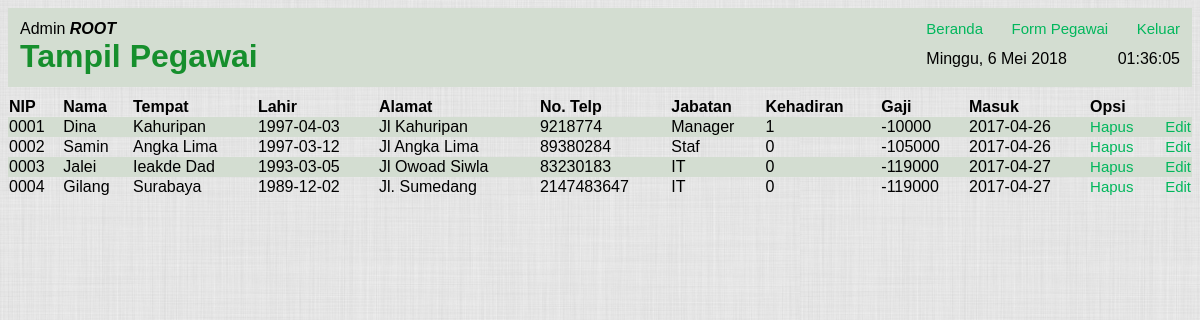
Screenshot of /tampilPegawai.php (signed in) with the database file from the repository.
### tables this page shows
CREATE TABLE `pegawai` (
  `nip` varchar(4) NOT NULL,
  `nama` varchar(30) NOT NULL,
  `tempat` varchar(10) NOT NULL,
  `tanggal` date NOT NULL,
  `telp` int(11) NOT NULL,
  `alamat` varchar(65) NOT NULL,
  `tmasuk` date NOT NULL,
  `jabatan` varchar(7) NOT NULL,
  `potongan` int(8) NOT NULL
);

### tampilPegawai.php (the view, shortened to what this page needs)
<?php
if (!isset($_SESSION['nip'])){
    $_SESSION['url'] = "tampilPegawai.php";
    include_once 'loginForm.php';
} else {
    ?>
    <!DOCTYPE html>
    <html>
        <head>
            <link rel="stylesheet" type="text/css" href="./css/tampilPegawai.css"
        </head>
        <body>
            <header>
                <div id="kiri">
                    <div id="namaAdmin">
                        Admin <i><?php if (isset($_SESSION['nama'])){echo $_SESSION['nama'];} else {echo "ROOT";} ?></i>
                    </div>
                    <h1 id="judul">Tampil Pegawai</h1>
                </div>
                <div id="kanan">
                    <div id="nav">
                        <a href="index.php">Beranda</a>
                        <a href="formPegawai.php">Form Pegawai</a>
                        <a href="logout.php">Keluar</a>
                    </div>
                    <div id="waktu">
                        <div id="tanggal"></div>
                        <div id="jam"></div>
                    </div>
                </div>
            </header>
            <table id="tabel">
            <tr>
                <th id="h0" onclick="sortTable(0)">NIP</th>
                <th id="h1" onclick="sortTable(1)">Nama</th>
                <th id="h2" onclick="sortTable(2)">Tempat</th>
                <th id="h3" onclick="sortTable(3)">Lahir</th>
                <th id="h4" onclick="sortTable(4)">Alamat</th>
                <th id="h5" onclick="sortTable(5)">No. Telp</th>
                <th id="h6" onclick="sortTable(6)">Jabatan</th>
                <th id="h7" onclick="sortTable(7)">Kehadiran</th>
                <th id="h8" onclick="sortTable(8)">Gaji</th>
                <th id="h9" onclick="sortTable(9)">Masuk</th>
                <th>Opsi</th>
            </tr>
            <?php
            function getKehadiran($nip){
                $link = mysqli_connect("localhost", "root", "", "e-salary");
                $result = mysqli_query($link, "select * from absensi where nip=$nip");
                $count = 0;
                while($data = mysqli_fetch_array($result)){
                    if(substr($data['tanggal'], 0, 7) === date("Y-m")){
                        $count++;
                    }
                }
                return $count;
            }
            function getGaji($kehadiran, $jabatan, $nip){
                $link = mysqli_connect("localhost", "root", "", "e-salary");
                $result = mysqli_query($link, "select * from pegawai where nip=$nip");
                $data = mysqli_fetch_array($result);
                if(date("Y-m") == substr($data['tmasuk'], 0, 7)){
                    $tmasuk = (int)substr($data['tmasuk'], 8, 2);
                } else {
                    $tmasuk = 0;
                }
                $tHadir = ((int)date("d")-$tmasuk)-($kehadiran-1);
                switch ($jabatan){
                    case 'IT' :
                        $gajiPokok = 100000;
                        $potongan = 17000;
                        break;
                    case 'Manager':
                        $gajiPokok = 110000;
                        $potongan = 20000;
                        break;
                    case 'Staf':
                        $gajiPokok = 90000;
                        $potongan = 15000;
                        break;
                }
                return ($gajiPokok*$kehadiran)-($tHadir*$potongan);
            }
            $link = mysqli_connect("localhost", "root", "", "e-salary");
            $result = mysqli_query($link, "select * from pegawai order by 1");
            while($data = mysqli_fetch_array($result)){
            if ($data['nip'] !== '0000'){
                $kehadiran = getKehadiran($data['nip']);?>
                <tr>
                    <td id="k0"><?php echo $data['nip']?></td>
                    <td id="k1"><?php echo $data['nama']?></td>
                    <td id="k2"><?php echo $data['tempat']?></td>
                    <td id="k3"><?php echo $data['tanggal']?></td>
                    <td id="k4"><?php echo $data['alamat']?></td>
                    <td id="k5"><?php echo $data['telp']?></td>
                    <td id="k6"><?php echo $data['jabatan']?></td>
                    <td id="k7"><?php echo $kehadiran?></td>
                    <td id="k8"><?php echo getGaji($kehadiran, $data['jabatan'], $data['nip'])?></td>
                    <td id="k9"><?php echo $data['tmasuk']?></td>
                    <td>
                        <a id="a_hapus" href="hapus.php?nip=<?php echo $data['nip'] ?>" onclick="return confirm('Apakah anda yakin ingin menghapus <?php echo $data['nama'];?> ?')">Hapus</a>
                        <a id="a_edit" href="formPegawai.php?nip=<?php echo $data['nip'] ?>">Edit</a>
                    </td>
                </tr>
            <?php
            }
            }
            ?>
            </table>
        </body>
    </html>
<?php
}

### css/tampilPegawai.css (style rules this page uses)
body { background: url(../images/BG.jpg); font-family: Arial, Helvetica, sans-serif; }
a { color:#00b75c; font-size:15px; text-decoration:none; transition: color 0.5s linear; -moz-transition: color 0.5s linear; -webkit-transition: color 0.5s linear; -o-transition: color 0.5s linear; }
table { margin-top: 10px; border-collapse: collapse; width: 100%; }
td { width: auto; }
th { text-align: left; }
tr:nth-child(2n) { background-color: #d3ddd1; }
#jam { margin-left: auto; }
#judul { color: rgb(22, 143, 45); margin: 12px; margin-top: 0px; }
header { display: flex; background-color: rgb(211, 221, 209); }
#kanan { margin-left: auto; padding-top: 12px; }
#nav a { margin: 12px; }
#a_edit { float: right; }
#namaAdmin { margin-left: 12px; margin-top: 12px; }
#namaAdmin i { font-weight: bold; }
#waktu { display: flex; padding: 12px; }

### rows the page displays
pegawai: nip "0001", nama "Dina", tempat "Kahuripan", tanggal "1997-04-03", alamat "Jl Kahuripan", telp "9218774", jabatan "Manager", kehadiran "1", jabatan+nip+tmasuk "-10000", tmasuk "2017-04-26"
pegawai: nip "0002", nama "Samin", tempat "Angka Lima", tanggal "1997-03-12", alamat "Jl Angka Lima", telp "89380284", jabatan "Staf", kehadiran "0", jabatan+nip+tmasuk "-105000", tmasuk "2017-04-26"
pegawai: nip "0003", nama "Jalei", tempat "Ieakde Dad", tanggal "1993-03-05", alamat "Jl Owoad Siwla", telp "83230183", jabatan "IT", kehadiran "0", jabatan+nip+tmasuk "-119000", tmasuk "2017-04-27"
pegawai: nip "0004", nama "Gilang", tempat "Surabaya", tanggal "1989-12-02", alamat "Jl. Sumedang", telp "2147483647", jabatan "IT", kehadiran "0", jabatan+nip+tmasuk "-119000", tmasuk "2017-04-27"
